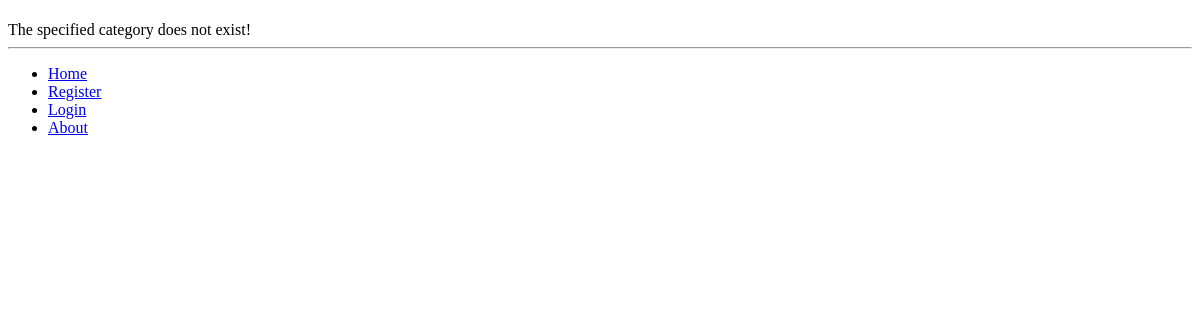
/rango/category/python/, run on an earlier commit of the app's database.
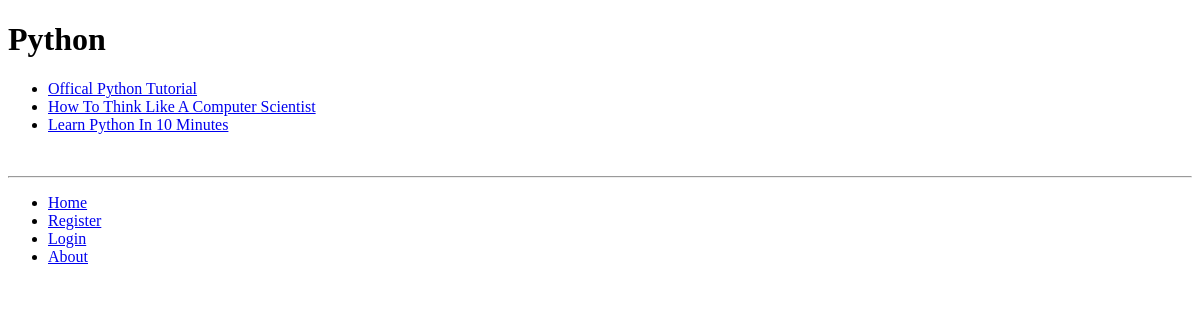
And on a later commit of the database.
### rango/models.py (models this page shows, shortened)
class Category(models.Model):
    name = models.CharField(max_length=128, unique=True)
    views = models.IntegerField(default=0)
    likes = models.IntegerField(default=0)
    slug = models.SlugField(unique=True)
    class Meta:
        verbose_name_plural = "categories"

class Page(models.Model):
    category = models.ForeignKey(Category)
    title = models.CharField(max_length=128)
    url = models.URLField()
    views = models.IntegerField(default=0)

### rango/views.py (the view)
# urls.py: url(r'^category/(?P<category_name_slug>[\w\-]+)/$', views.category, name='category'),
def category(request, category_name_slug):
    context_dict = {}
    try:
        category = Category.objects.get(slug=category_name_slug)
        context_dict['category_name'] = category.name
        context_dict['category_name_slug'] = category.slug
        pages = Page.objects.filter(category=category)
        context_dict['pages'] = pages
        context_dict['category'] = category
    except Category.DoesNotExist:
        pass
    return render(request, 'rango/category.html', context_dict)

### templates/rango/category.html (shortened to what this page needs)
{% extends 'rango/base.html' %}
{% load staticfiles %
{%block title %}{{ category_name }}{% endblock %}
{% block body_block %}
        <h1>{{ category_name }}</h1>
        {% if category %}
            {% if pages %}
            <ul>
                {% for page in pages %}
                <li><a href="{{ page.url }}">{{ page.title }}</a></li>
                {% endfor %}
            </ul>
            {% else %}
            <strong>No pages currently in this category.</strong>
            {% endif %}
            <br/>
        {% else %}
            The specified category {{ category_name }} does not exist!
        {% endif %}
{% endblock %}

### templates/rango/base.html (shortened to what this page needs)
<!DOCTYPE html>
<html>
    <head lang="en">
    </head>
    <body>
        <div>
        {% block body_block %}{% endblock %}
        </div>
        <hr/>
        <div>
            <ul>
                <li>
                    <a href="{% url 'index' %}">Home</a>
                </li>
                {% if user.is_authenticated %}
                <li>
                    <a href="{% url 'restricted' %}">Restricted</a>
                </li>
                <li>
                    <a href="{% url 'add_category' %}">Add Category</a>
                </li>
                <li>
                    <a href="{% url 'logout' %}">Logout</a>
                </li>
                {% else %}
                <li>
                    <a href="{% url 'register' %}">Register</a>
                </li>
                <li>
                    <a href="{% url 'login' %}">Login</a>
                </li>
                {% endif %}
                <li>
                    <a href="{% url 'about' %}">About</a>
                </li>
            </ul>
        </div>
    </body>
</html>

What changed in the data, as far as the page shows it:
added Category: name "Python"
added Page: title "Offical Python Tutorial"
added Page: title "How To Think Like A Computer Scientist"
added Page: title "Learn Python In 10 Minutes"
Also different on the page:
text no longer shown: "The specified category does not exist!"
